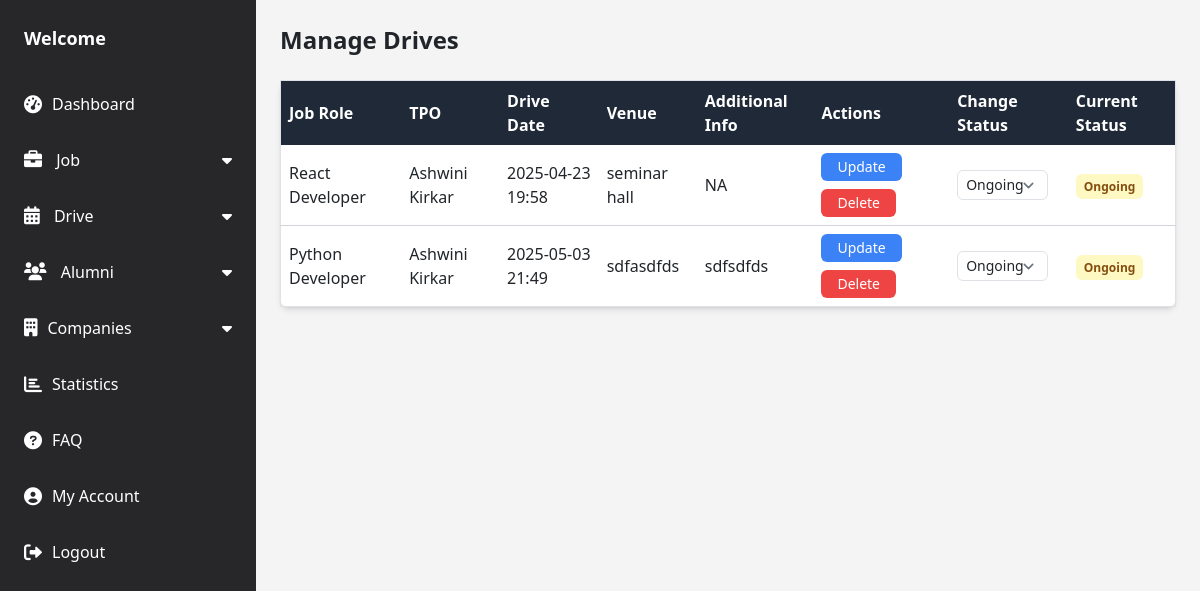
/tpo/manage-drive/ (signed in), run on an earlier commit of the app's database.
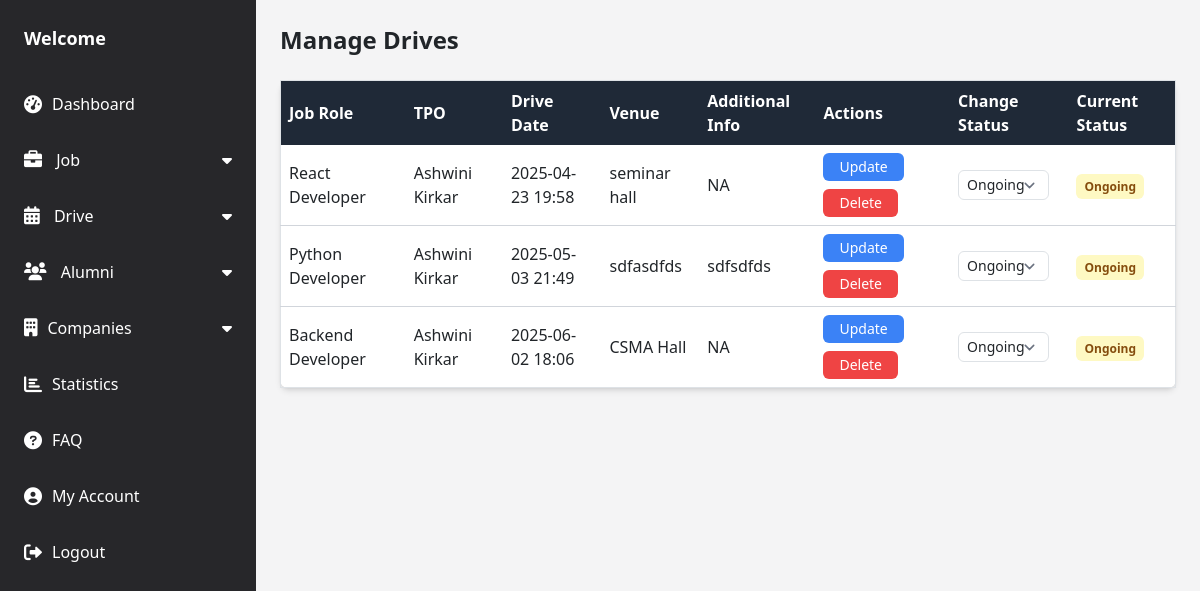
And on a later commit of the database.
### tpo/models.py (models this page shows, shortened)
class Drive(models.Model):
    job = models.ForeignKey(Job, on_delete=models.CASCADE)
    tpo = models.ForeignKey('Tpo', on_delete=models.CASCADE)  # who scheduled this drive
    drive_date = models.DateTimeField()
    venue = models.CharField(max_length=200)
    additional_info = models.TextField(blank=True, null=True)
    created_at = models.DateTimeField(auto_now_add=True)
    STATUS_CHOICES = (
    ('ongoing', 'Ongoing'),
    ('completed', 'Completed'),
    ('cancelled', 'Cancelled'),
    )
    status = models.CharField(max_length=10, choices=STATUS_CHOICES, default='ongoing')

class Job(models.Model):
    company = models.CharField(max_length=100)
    role = models.CharField(max_length=100)
    salary_package = models.DecimalField(max_digits=10, decimal_places=2)
    last_date_to_apply = models.DateField()
    eligibility = models.TextField()
    job_description = models.TextField()
    company_website = models.URLField(max_length=200, blank=True, null=True)  # Optional field for company website
    job_location = models.CharField(max_length=100, blank=True, null=True)  # Optional field for job location
    tpo = models.ForeignKey(Tpo, on_delete=models.CASCADE, related_name='jobs',default=True)  # Link to TPO who created the job
    is_active = models.BooleanField(default=True )  # Flag to indicate if the job is active or
    created_at = models.DateTimeField(default=timezone.now)

class Tpo(models.Model):
    id = models.AutoField(primary_key=True)
    full_name = models.CharField(max_length=100)
    employee_id = models.CharField(max_length=100, unique=True)  # Unique employee ID
    email = models.CharField(max_length=100)
    mobile_number = models.CharField(max_length=100)
    password = models.CharField(max_length=255)  # It is recommended to hash passwords
    is_approved = models.BooleanField(default=False)  # Admin approval status

### tpo/views.py (the view)
# urls.py: path('manage-drive/', views.manage_drive, name='manage-drive'),
def manage_drive(request):
    if "tpo_id" not in request.session:
        messages.error(request, "You need to log in first.")
        return redirect("tpo_login")
    tpo = Tpo.objects.get(id=request.session["tpo_id"])
    drives = Drive.objects.all()
    return render(request, 'manage_drive.html', {'drives': drives})

### tpo/templates/manage_drive.html (shortened to what this page needs)
{% extends 'base1.html' %}
{% block content %}
<h2 class="text-2xl font-bold mb-4">Manage Drives</h2>
<div class="w-full">
    <table class="w-full bg-white border border-gray-300 shadow-md rounded-lg">
        <thead class="bg-gray-800 text-white">
            <tr>
                <th class="py-2 px-2 md:px-4 text-left">Job Role</th>
                <th class="py-2 px-2 md:px-4 text-left">TPO</th>
                <th class="py-2 px-2 md:px-4 text-left">Drive Date</th>
                <th class="py-2 px-2 md:px-4 text-left">Venue</th>
                <th class="py-2 px-2 md:px-4 text-left">Additional Info</th>
                <th class="py-2 px-2 md:px-4 text-left">Actions</th>
                <th class="py-2 px-2 md:px-4 text-left">Change Status</th>
                <th class="py-2 px-2 md:px-4 text-left">Current Status</th>
            </tr>
        </thead>
        <tbody class="divide-y divide-gray-300">
            {% for drive in drives %}
            <tr class="hover:bg-gray-100">
                <td class="py-2 px-2 md:px-4">{{ drive.job.role }}</td>
                <td class="py-2 px-2 md:px-4">{{ drive.tpo.full_name }}</td>
                <td class="py-2 px-2 md:px-4">{{ drive.drive_date|date:"Y-m-d H:i" }}</td>
                <td class="py-2 px-2 md:px-4">{{ drive.venue }}</td>
                <td class="py-2 px-2 md:px-4">{{ drive.additional_info|default:"No additional info" }}</td>
                <td class="py-2 px-2 md:px-4 flex flex-wrap gap-2">
                    <a href="{% url 'update-drive' drive.id %}" class="bg-blue-500 text-white px-3 py-1 rounded hover:bg-blue-600 text-sm">Update</a>
                    <a href="{% url 'delete-drive' drive.id %}" class="bg-red-500 text-white px-3 py-1 rounded hover:bg-red-600 text-sm" onclick="return confirm('Are you sure?')">Delete</a>
                </td>
<td class="py-2 px-2 md:px-4">
    <form action="{% url 'update-drive-status' drive.id %}" method="post">
        <select name="status" onchange="this.form.submit()" class="border rounded px-2 py-1 text-sm">
            <option value="ongoing" {% if drive.status == 'ongoing' %}selected{% endif %}>Ongoing</option>
        </select>
    </form>
</td>
<td class="py-2 px-2 md:px-4">
    {% if drive.status == 'cancelled' %}
        <span class="bg-red-100 text-red-800 px-2 py-1 rounded text-xs font-semibold">Cancelled</span>
    {% elif drive.status == 'completed' %}
        <span class="bg-green-100 text-green-800 px-2 py-1 rounded text-xs font-semibold">Completed</span>
    {% else %}
        <span class="bg-yellow-100 text-yellow-800 px-2 py-1 rounded text-xs font-semibold">Ongoing</span>
    {% endif %}
</td>
            </tr>
            {% endfor %}
        </tbody>
    </table>
</div>
{% endblock %}

What changed in the data, as far as the page shows it:
added Drive: job.role "Backend Developer", tpo.full_name "Ashwini Kirkar", drive_date "2025-06-02 18:06", venue "CSMA Hall", additional_info "NA", status "Ongoing"
